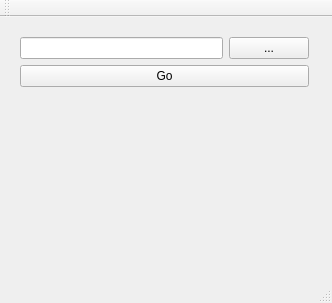
<?xml version="1.0" encoding="UTF-8"?>
<ui version="4.0">
 <class>MainWindow</class>
 <widget class="QMainWindow" name="MainWindow">
  <property name="geometry">
   <rect>
    <x>0</x>
    <y>0</y>
    <width>332</width>
    <height>303</height>
   </rect>
  </property>
  <property name="windowTitle">
   <string>Image Duplicate Finder</string>
  </property>
  <widget class="QWidget" name="centralWidget">
   <widget class="QWidget" name="verticalLayoutWidget">
    <property name="geometry">
     <rect>
      <x>9</x>
      <y>9</y>
      <width>311</width>
      <height>231</height>
     </rect>
    </property>
    <layout class="QVBoxLayout" name="verticalLayout">
     <item>
      <layout class="QHBoxLayout" name="horizontalLayout">
       <property name="sizeConstraint">
        <enum>QLayout::SetDefaultConstraint</enum>
       </property>
       <item>
        <widget class="QLineEdit" name="lineEdit"/>
       </item>
       <item>
        <widget class="QPushButton" name="file_finder_button">
         <property name="text">
          <string>...</string>
         </property>
        </widget>
       </item>
      </layout>
     </item>
     <item>
      <widget class="QPushButton" name="find_duplicate_button">
       <property name="text">
        <string>Go</string>
       </property>
      </widget>
     </item>
     <item>
      <spacer name="verticalSpacer">
       <property name="orientation">
        <enum>Qt::Vertical</enum>
       </property>
       <property name="sizeHint" stdset="0">
        <size>
         <width>20</width>
         <height>40</height>
        </size>
       </property>
      </spacer>
     </item>
    </layout>
   </widget>
  </widget>
  <widget class="QStatusBar" name="statusBar"/>
  <widget class="QMenuBar" name="menuBar">
   <property name="geometry">
    <rect>
     <x>0</x>
     <y>0</y>
     <width>332</width>
     <height>17</height>
    </rect>
   </property>
  </widget>
  <widget class="QToolBar" name="mainToolBar">
   <attribute name="toolBarArea">
    <enum>TopToolBarArea</enum>
   </attribute>
   <attribute name="toolBarBreak">
    <bool>false</bool>
   </attribute>
  </widget>
 </widget>
 <layoutdefault spacing="6" margin="11"/>
 <resources/>
 <connections/>
</ui>
